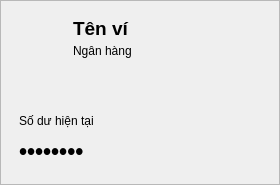
<?xml version="1.0" encoding="UTF-8"?>
<ui version="4.0">
 <class>WalletCard</class>
 <widget class="QFrame" name="WalletCard">
  <property name="geometry">
   <rect>
    <x>0</x>
    <y>0</y>
    <width>280</width>
    <height>155</height>
   </rect>
  </property>
  <property name="minimumSize">
   <size>
    <width>260</width>
    <height>185</height>
   </size>
  </property>
  <property name="maximumSize">
   <size>
    <width>16777215</width>
    <height>185</height>
   </size>
  </property>
  <property name="sizePolicy">
   <sizepolicy hsizetype="Expanding" vsizetype="Fixed">
    <horstretch>0</horstretch>
    <verstretch>0</verstretch>
   </sizepolicy>
  </property>
  <property name="frameShape">
   <enum>QFrame::StyledPanel</enum>
  </property>
  <layout class="QVBoxLayout" name="cardLayout">
   <property name="spacing">
    <number>8</number>
   </property>
   <property name="leftMargin">
    <number>18</number>
   </property>
   <property name="topMargin">
    <number>16</number>
   </property>
   <property name="rightMargin">
    <number>18</number>
   </property>
   <property name="bottomMargin">
    <number>16</number>
   </property>
   <item>
    <layout class="QHBoxLayout" name="identityLayout">
     <property name="spacing">
      <number>12</number>
     </property>
     <item>
      <widget class="QLabel" name="lblCardIcon">
       <property name="minimumSize">
        <size>
         <width>42</width>
         <height>42</height>
        </size>
       </property>
       <property name="maximumSize">
        <size>
         <width>42</width>
         <height>42</height>
        </size>
       </property>
       <property name="text">
        <string/>
       </property>
      </widget>
     </item>
     <item>
      <layout class="QVBoxLayout" name="nameLayout">
       <property name="spacing">
        <number>3</number>
       </property>
       <item>
        <widget class="QLabel" name="lblName">
         <property name="font">
          <font>
           <family>Segoe UI</family>
           <pointsize>14</pointsize>
           <bold>true</bold>
          </font>
         </property>
         <property name="text">
          <string>Tên ví</string>
         </property>
        </widget>
       </item>
       <item>
        <widget class="QLabel" name="lblType">
         <property name="sizePolicy">
          <sizepolicy hsizetype="Fixed" vsizetype="Preferred">
           <horstretch>0</horstretch>
           <verstretch>0</verstretch>
          </sizepolicy>
         </property>
         <property name="text">
          <string>Ngân hàng</string>
         </property>
        </widget>
       </item>
      </layout>
     </item>
     <item>
      <spacer name="identitySpacer">
       <property name="orientation">
        <enum>Qt::Horizontal</enum>
       </property>
       <property name="sizeHint" stdset="0">
        <size>
         <width>20</width>
         <height>20</height>
        </size>
       </property>
      </spacer>
     </item>
    </layout>
   </item>
   <item>
    <spacer name="cardVerticalSpacer">
     <property name="orientation">
      <enum>Qt::Vertical</enum>
     </property>
     <property name="sizeHint" stdset="0">
      <size>
       <width>20</width>
       <height>12</height>
      </size>
     </property>
    </spacer>
   </item>
   <item>
    <widget class="QLabel" name="lblBalanceCaption">
     <property name="text">
      <string>Số dư hiện tại</string>
     </property>
    </widget>
   </item>
   <item>
    <layout class="QHBoxLayout" name="balanceRowLayout">
     <item>
      <widget class="QLabel" name="lblBalance">
       <property name="font">
        <font>
         <family>Segoe UI</family>
         <pointsize>17</pointsize>
         <bold>true</bold>
        </font>
       </property>
       <property name="text">
        <string>••••••••</string>
       </property>
      </widget>
     </item>
     <item>
      <spacer name="spacerBalance">
       <property name="orientation">
        <enum>Qt::Horizontal</enum>
       </property>
       <property name="sizeHint" stdset="0">
        <size>
         <width>20</width>
         <height>20</height>
        </size>
       </property>
      </spacer>
     </item>
     <item>
      <widget class="QLabel" name="lblChevron">
       <property name="minimumSize">
        <size>
         <width>32</width>
         <height>32</height>
        </size>
       </property>
       <property name="maximumSize">
        <size>
         <width>32</width>
         <height>32</height>
        </size>
       </property>
       <property name="text">
        <string/>
       </property>
      </widget>
     </item>
    </layout>
   </item>
  </layout>
 </widget>
 <resources/>
 <connections/>
</ui>
